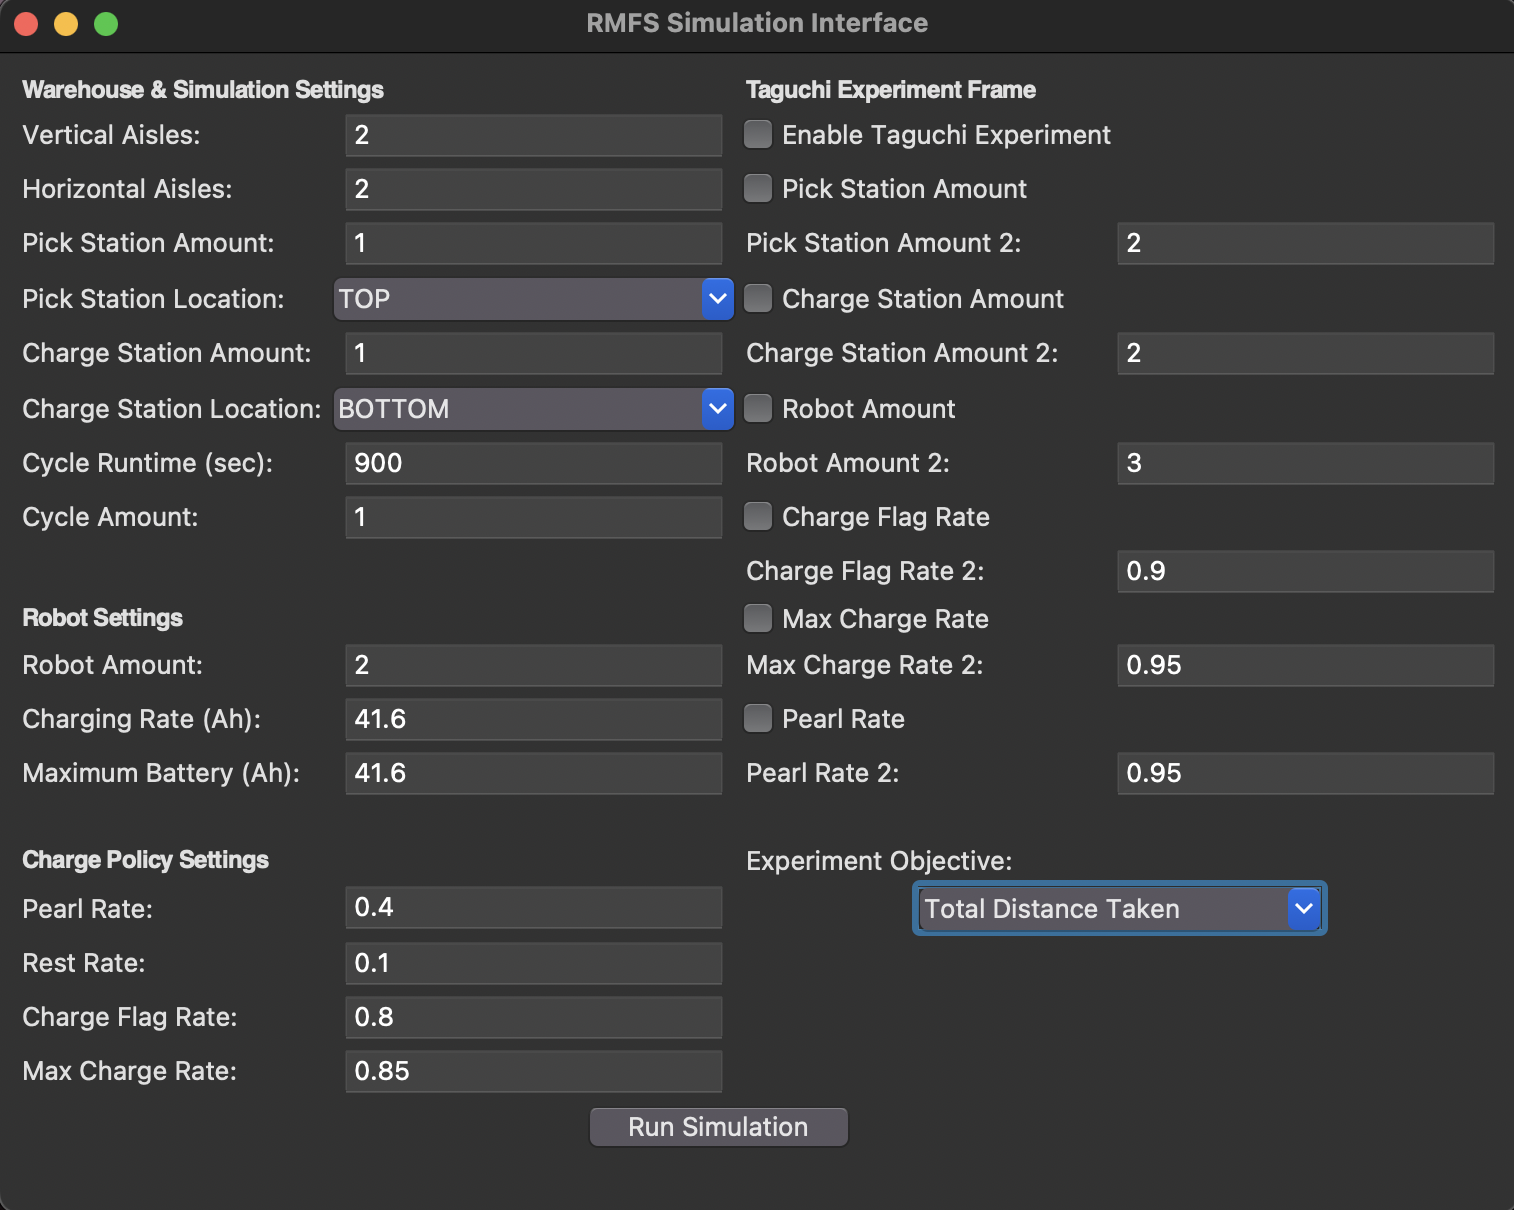

Generate this figure with Python:
import tkinter as tk
from tkinter import ttk
import simpy
from Main import RMFS_Model
from InterfaceInitializer import station_location, robot_location
from pyDOE3 import *
import sys

import numpy as np
import pandas as pd
from simpy.events import AllOf

from Entities import Robot, Pod, InputStation, OutputStation, ExtractTask, StorageTask, SKU, ChargingStation
import Layout

from PodSelection import podAndStation_combination, calculate_total_distances_for_all_requirements, min_max_diff, check_feasibility, columnMultiplication, assign_pods_to_stations
from ortools.constraint_solver import routing_enums_pb2
from ortools.constraint_solver import pywrapcp
import networkx as nx

sys.setrecursionlimit(1500) 

def run_simulation():
    print("started")

    do_tg= int(do_taguchi.get())

    do_pick_station_amount = int(pick_station_amount_taguchi.get())
    do_charge_station_amount = int(charge_station_amount_taguchi.get())
    do_robot_amount = int(robot_amount_taguchi.get())
    do_charge_flag_rate = int(charge_flag_rate_taguchi.get())
    do_max_charge_rate = int(max_charge_rate_taguchi.get())
    do_pearl_rate = int(pearl_rate_taguchi.get())

    parameter_count = do_pick_station_amount + do_charge_station_amount + do_robot_amount + do_charge_flag_rate + do_max_charge_rate + do_pearl_rate

    # inputs
    horizontal_ailes = int(warehouse_horizontal_entry.get())
    vertical_ailes = int(warehouse_vertical_entry.get())
    pick_station_location = pick_station_location_combo.get()
    charge_station_location = charge_station_location_combo.get()
    cycle_amount = int(cycle_amount_entry.get())
    cycle_runtime = int(cycle_runtime_entry.get())
    charging_rate = float(charging_rate_entry.get())
    max_battery = float(maximum_battery_entry.get())
    pearl_rate = float(pearl_rate_entry.get())
    rest_rate = float(rest_rate_entry.get())
    pick_station_amount = int(pick_station_amount_entry.get()) #
    charge_station_amount = int(charge_station_amount_entry.get()) #
    robot_amount = int(robot_amount_entry.get()) #
    charge_flag_rate = float(charge_flag_rate_entry.get()) #
    max_charge_rate = float(max_charge_rate_entry.get()) #
    
    
    # no taguchi, single run
    if do_tg==0: 

        env = simpy.Environment()

        rows = (3*int(horizontal_ailes))+4 # 10
        columns = (5*int(vertical_ailes))+6 # 16

        rectangular_network, pos = Layout.create_rectangular_network_with_attributes(columns, rows)
        Layout.place_shelves_automatically(rectangular_network, shelf_dimensions=(4, 2), spacing=(1, 1))
        # nodes = list(rectangular_network.nodes)
        simulation = RMFS_Model(env=env, network=rectangular_network)
        simulation.createPods()
        simulation.createSKUs()

        startLocations = robot_location(pick_station_location, charge_station_location, columns, rows, robot_amount)
        pick_locations, charge_locations = station_location(pick_station_amount, pick_station_location, charge_station_amount, charge_station_location, horizontal_ailes, vertical_ailes, columns, rows)
        
        simulation.createChargingStations(charge_locations)
        simulation.createOutputStations(pick_locations)

        simulation.fillPods()
        simulation.distanceMatrixCalculate()

        simulation.createRobots(startLocations, charging_rate, max_battery, pearl_rate, rest_rate, charge_flag_rate, max_charge_rate)

        simulation.MultiCycleVRP(cycle_amount,cycle_runtime, printOutput=True)
    
    elif do_tg==1:

        exp_obj = experiment_objective_combo.get()

        experiment = ff2n(parameter_count)
        
        for i in range(len(experiment)):
            for j in range(len(experiment[i])):
                if experiment[i][j] == -1:
                    experiment[i][j] = 0

        no_of_experiments = experiment.shape[0]
        exp_array = np.zeros((no_of_experiments,6))

        print(exp_array)

        testdict = {'do_pick_station_amount':0, 'do_charge_station_amount':1, 'do_robot_amount':2, 'do_charge_flag_rate':3, 'do_max_charge_rate':4, 'do_pearl_rate':5}
        cols = []

        if do_pick_station_amount:
            cols.append(testdict["do_pick_station_amount"])
            pick_station_amount2 = int(pick_station_amount2_entry.get())
            pick_station_amounts = [pick_station_amount, pick_station_amount2]
        else:
            pick_station_amounts = [pick_station_amount]
            
        if do_charge_station_amount:
            cols.append(testdict["do_charge_station_amount"])
            charge_station_amount2 = int(charge_station_amount2_entry.get())
            charge_station_amounts = [charge_station_amount, charge_station_amount2]
        else: 
            charge_station_amounts = [charge_station_amount]

        if do_robot_amount:
            cols.append(testdict["do_robot_amount"])
            robot_amount2 = int(robot_amount2_entry.get())
            robot_amounts = [robot_amount, robot_amount2]
        else:
            robot_amounts = [robot_amount]

        if do_charge_flag_rate:
            cols.append(testdict["do_charge_flag_rate"])
            charge_flag_rate2 = float(charge_flag_rate2_entry.get())
            charge_flag_rates = [charge_flag_rate, charge_flag_rate2]
        else:
            charge_flag_rates = [charge_flag_rate]

        if do_max_charge_rate:
            cols.append(testdict["do_max_charge_rate"])
            max_charge_rate2 = float(max_charge_rate2_entry.get())
            max_charge_rates = [max_charge_rate, max_charge_rate2]
        else:
            max_charge_rates = [max_charge_rate]

        if do_pearl_rate:
            cols.append(testdict["do_pearl_rate"])
            pearl_rate2 = float(pearl_rate2_entry.get())
            pearl_rates = [pearl_rate, pearl_rate2]
        else:
            pearl_rates = [pearl_rate]
        
        exp_array[:, cols] = experiment

        for i in range(len(experiment)):
            a = int(exp_array[i,0]) #pick station
            exp_array[i,0] = pick_station_amounts[a]
            
            b = int(exp_array[i,1]) #charge station
            exp_array[i,1] = charge_station_amounts[b]

            c = int(exp_array[i,2]) #robot amount
            exp_array[i,2] = robot_amounts[c]

            d = int(exp_array[i,3]) #charge flag rate
            exp_array[i,3] = charge_flag_rates[d]

            e = int(exp_array[i,4]) #max charge rate
            exp_array[i,4] = max_charge_rates[e]

            f = int(exp_array[i,5]) #max charge rate
            exp_array[i,5] = pearl_rates[f]

        exp_df = pd.DataFrame(data = exp_array,   
                  columns = ['Pick Station Amount', 'Charge Station Amount', 'Robot Amount', 'Charge Flag Rate', 'Max Charge Rate', 'Pearl Rate']) 
        
        writer = pd.ExcelWriter('experiment/TaguchiVRP.xlsx', engine='xlsxwriter')

        exp_df.to_excel(writer, sheet_name='Experiment', index=False)

        simulationhours = (cycle_amount*cycle_runtime)/(60*60)
        total_steps_list = []
        units_per_hour_list = []
        robot_utilization_list = []

        for i in range(len(experiment)):

            pick_station_amount = int(exp_array[i,0])
            charge_station_amount = int(exp_array[i,1])
            robot_amount = int(exp_array[i,2])
            charge_flag_rate = exp_array[i,3]
            max_charge_rate = exp_array[i,4]
            pearl_rate = exp_array[i,5]

            env = simpy.Environment()

            rows = (3*int(horizontal_ailes))+4 # 10
            columns = (5*int(vertical_ailes))+6 # 16

            rectangular_network, pos = Layout.create_rectangular_network_with_attributes(columns, rows)
            Layout.place_shelves_automatically(rectangular_network, shelf_dimensions=(4, 2), spacing=(1, 1))
            simulation = RMFS_Model(env=env, network=rectangular_network)
            simulation.createPods()
            simulation.createSKUs()

            startLocations = robot_location(pick_station_location, charge_station_location, columns, rows, robot_amount)
            pick_locations, charge_locations = station_location(pick_station_amount, pick_station_location, charge_station_amount, charge_station_location, horizontal_ailes, vertical_ailes, columns, rows)
        
            simulation.createChargingStations(charge_locations)
            simulation.createOutputStations(pick_locations)
            simulation.fillPods()
            simulation.distanceMatrixCalculate()
            simulation.createRobots(startLocations, charging_rate, max_battery, pearl_rate, rest_rate, charge_flag_rate, max_charge_rate)

            sheet1, sheet2 = simulation.TaguchiVRP(cycle_amount,cycle_runtime, printOutput=True)

            total_rows = len(sheet1)
            extract_count = sheet1[sheet1['robotStatus'] == 'extract'].shape[0]
            utilization = extract_count /(total_rows*robot_amount)
            robot_utilization_list.append(utilization)

            station_rows = sheet2[sheet2['Statistics'].str.startswith('Station')]
            units_per_hour = station_rows['Value'].sum()
            units_per_hour_list.append(units_per_hour)
            print(units_per_hour_list)

            max_steps_per_robot = sheet1.groupby('robotID')['stepsTaken'].max()
            total_steps = max_steps_per_robot.sum()
            total_steps_list.append(total_steps)
            print(total_steps)

            sheet1.to_excel(writer, sheet_name=f'TimeSeries{i+1}', index=False)
            sheet2.to_excel(writer, sheet_name=f'Observed{i+1}', index=False)

        utilization_df = pd.DataFrame({'RobotUtilization': total_steps_list})
        utilization_df.to_excel(writer, sheet_name='RobotUtilization', index=False)

        total_steps_df = pd.DataFrame({'TotalSteps': total_steps_list})
        total_steps_df.to_excel(writer, sheet_name='TotalSteps', index=False)

        units_per_hour_list = [val / (simulationhours) for val in units_per_hour_list]
        print(units_per_hour_list)
        uph_df = pd.DataFrame({'UPH': units_per_hour_list})
        uph_df.to_excel(writer, sheet_name='UPH', index=False)

        min_index_steps = total_steps_df['TotalSteps'].idxmin()
        print('Best Experiment for Total Steps:', min_index_steps+1)

        max_index_uph = uph_df['UPH'].idxmax()
        print('Best Experiment for UPH:', max_index_uph+1)

        max_index_utilization = utilization_df['RobotUtilization'].idxmax()
        print('Best Experiment for Robot Utilization:', max_index_utilization+1)

        writer._save()
        print("run is over")


    result_label.config(text="Simulation started...") 

app = tk.Tk()
app.title("RMFS Simulation Interface")

# Create a frame for better organization
frame = ttk.Frame(app, padding="10")
frame.pack(fill=tk.BOTH, expand=True)

# Variables to hold the state of checkbuttons
do_taguchi = tk.BooleanVar()
pick_station_amount_taguchi = tk.BooleanVar()
pick_station_location_taguchi = tk.BooleanVar()
charge_station_amount_taguchi = tk.BooleanVar()
charge_station_location_taguchi = tk.BooleanVar()
robot_amount_taguchi = tk.BooleanVar()
charge_flag_rate_taguchi = tk.BooleanVar()
max_charge_rate_taguchi = tk.BooleanVar()
pearl_rate_taguchi = tk.BooleanVar()

# SETTINGS START

ttk.Label(frame, text="Warehouse & Simulation Settings", font=('Helvetica', 12, 'bold')).grid(row=0, column=0, columnspan=2, sticky=tk.W)

ttk.Label(frame, text="Vertical Aisles:").grid(row=1, column=0, sticky=tk.W)
warehouse_vertical_entry = ttk.Entry(frame)
warehouse_vertical_entry.grid(row=1, column=1)
warehouse_vertical_entry.insert(0, "2")  # Default value

ttk.Label(frame, text="Horizontal Aisles:").grid(row=2, column=0, sticky=tk.W)
warehouse_horizontal_entry = ttk.Entry(frame)
warehouse_horizontal_entry.grid(row=2, column=1)
warehouse_horizontal_entry.insert(0, "2")  # Default value

ttk.Label(frame, text="Pick Station Amount:").grid(row=3, column=0, sticky=tk.W)
pick_station_amount_entry = ttk.Entry(frame)
pick_station_amount_entry.grid(row=3, column=1)
pick_station_amount_entry.insert(0, "1")  # Default value

ttk.Label(frame, text="Pick Station Location:").grid(row=4, column=0, sticky=tk.W)
pick_station_location_combo = ttk.Combobox(frame, values=["TOP", "BOTTOM", "LEFT", "RIGHT"])
pick_station_location_combo.grid(row=4, column=1)
pick_station_location_combo.set("TOP")  # Default value

ttk.Label(frame, text="Charge Station Amount:").grid(row=5, column=0, sticky=tk.W)
charge_station_amount_entry = ttk.Entry(frame)
charge_station_amount_entry.grid(row=5, column=1)
charge_station_amount_entry.insert(0, "1")  # Default value

ttk.Label(frame, text="Charge Station Location:").grid(row=6, column=0, sticky=tk.W)
charge_station_location_combo = ttk.Combobox(frame, values=["TOP", "BOTTOM", "LEFT", "RIGHT"])
charge_station_location_combo.grid(row=6, column=1)
charge_station_location_combo.set("BOTTOM")

ttk.Label(frame, text="Cycle Runtime (sec):").grid(row=7, column=0, sticky=tk.W)
cycle_runtime_entry = ttk.Entry(frame)
cycle_runtime_entry.grid(row=7, column=1)
cycle_runtime_entry.insert(0, "900")

ttk.Label(frame, text="Cycle Amount:").grid(row=8, column=0, sticky=tk.W)
cycle_amount_entry = ttk.Entry(frame)
cycle_amount_entry.grid(row=8, column=1)
cycle_amount_entry.insert(0, "1")

ttk.Label(frame, text="").grid(row=9, column=0, columnspan=2)
ttk.Label(frame, text="Robot Settings", font=('Helvetica', 12, 'bold')).grid(row=10, column=0, columnspan=2, sticky=tk.W)

ttk.Label(frame, text="Robot Amount:").grid(row=11, column=0, sticky=tk.W)
robot_amount_entry = ttk.Entry(frame)
robot_amount_entry.grid(row=11, column=1)
robot_amount_entry.insert(0, "2")

ttk.Label(frame, text="Charging Rate (Ah):").grid(row=12, column=0, sticky=tk.W)
charging_rate_entry = ttk.Entry(frame)
charging_rate_entry.grid(row=12, column=1)
charging_rate_entry.insert(0, "41.6")

ttk.Label(frame, text="Maximum Battery (Ah):").grid(row=13, column=0, sticky=tk.W)
maximum_battery_entry = ttk.Entry(frame)
maximum_battery_entry.grid(row=13, column=1)
maximum_battery_entry.insert(0, "41.6")

ttk.Label(frame, text="").grid(row=14, column=0, columnspan=2)
ttk.Label(frame, text="Charge Policy Settings", font=('Helvetica', 12, 'bold')).grid(row=15, column=0, columnspan=2, sticky=tk.W)

ttk.Label(frame, text="Pearl Rate:").grid(row=16, column=0, sticky=tk.W)
pearl_rate_entry = ttk.Entry(frame)
pearl_rate_entry.grid(row=16, column=1)
pearl_rate_entry.insert(0, "0.4")

ttk.Label(frame, text="Rest Rate:").grid(row=17, column=0, sticky=tk.W)
rest_rate_entry = ttk.Entry(frame)
rest_rate_entry.grid(row=17, column=1)
rest_rate_entry.insert(0, "0.1")

ttk.Label(frame, text="Charge Flag Rate:").grid(row=18, column=0, sticky=tk.W)
charge_flag_rate_entry = ttk.Entry(frame)
charge_flag_rate_entry.grid(row=18, column=1)
charge_flag_rate_entry.insert(0, "0.8")

ttk.Label(frame, text="Max Charge Rate:").grid(row=19, column=0, sticky=tk.W)
max_charge_rate_entry = ttk.Entry(frame)
max_charge_rate_entry.grid(row=19, column=1)
max_charge_rate_entry.insert(0, "0.85")

ttk.Label(frame, text="Taguchi Experiment Frame", font=('Helvetica', 12, 'bold')).grid(row=0, column=3, columnspan=2, sticky=tk.W)

ttk.Checkbutton(frame, text="Enable Taguchi Experiment", variable=do_taguchi).grid(row=1, column=3, sticky=tk.W)

ttk.Checkbutton(frame, text="Pick Station Amount", variable=pick_station_amount_taguchi).grid(row=2, column=3, sticky=tk.W)
ttk.Label(frame, text="Pick Station Amount 2:").grid(row=3, column=3, sticky=tk.W)
pick_station_amount2_entry = ttk.Entry(frame)
pick_station_amount2_entry.grid(row=3, column=4)
pick_station_amount2_entry.insert(0, "2")  # Default value

ttk.Checkbutton(frame, text="Charge Station Amount", variable=charge_station_amount_taguchi).grid(row=4, column=3, sticky=tk.W)
ttk.Label(frame, text="Charge Station Amount 2:").grid(row=5, column=3, sticky=tk.W)
charge_station_amount2_entry = ttk.Entry(frame)
charge_station_amount2_entry.grid(row=5, column=4)
charge_station_amount2_entry.insert(0, "2")  # Default value

ttk.Checkbutton(frame, text="Robot Amount", variable=robot_amount_taguchi).grid(row=6, column=3, sticky=tk.W)
ttk.Label(frame, text="Robot Amount 2:").grid(row=7, column=3, sticky=tk.W)
robot_amount2_entry = ttk.Entry(frame)
robot_amount2_entry.grid(row=7, column=4)
robot_amount2_entry.insert(0, "3")

ttk.Checkbutton(frame, text="Charge Flag Rate", variable=charge_flag_rate_taguchi).grid(row=8, column=3, sticky=tk.W)
ttk.Label(frame, text="Charge Flag Rate 2:").grid(row=9, column=3, sticky=tk.W)
charge_flag_rate2_entry = ttk.Entry(frame)
charge_flag_rate2_entry.grid(row=9, column=4)
charge_flag_rate2_entry.insert(0, "0.9")

ttk.Checkbutton(frame, text="Max Charge Rate", variable=max_charge_rate_taguchi).grid(row=10, column=3, sticky=tk.W)
ttk.Label(frame, text="Max Charge Rate 2:").grid(row=11, column=3, sticky=tk.W)
max_charge_rate2_entry = ttk.Entry(frame)
max_charge_rate2_entry.grid(row=11, column=4)
max_charge_rate2_entry.insert(0, "0.95")

ttk.Checkbutton(frame, text="Pearl Rate", variable=pearl_rate_taguchi).grid(row=12, column=3, sticky=tk.W)
ttk.Label(frame, text="Pearl Rate 2:").grid(row=13, column=3, sticky=tk.W)
pearl_rate2_entry = ttk.Entry(frame)
pearl_rate2_entry.grid(row=13, column=4)
pearl_rate2_entry.insert(0, "0.95")

ttk.Label(frame, text="").grid(row=14, column=3, columnspan=2)

ttk.Label(frame, text="Experiment Objective:").grid(row=15, column=3, sticky=tk.W)
experiment_objective_combo = ttk.Combobox(frame, values=["Units Collected per Hour", "Average Robot Utilization", "Total Distance Taken"])
experiment_objective_combo.grid(row=16, column=3, columnspan=2)
experiment_objective_combo.set("Total Distance Taken")

# Simulation button
run_button = ttk.Button(frame, text="Run Simulation", command=run_simulation)
run_button.grid(row=50, column=1, columnspan=3)

# Result label
result_label = ttk.Label(frame, text="")
result_label.grid(row=51, column=1, columnspan=3)

app.mainloop()
